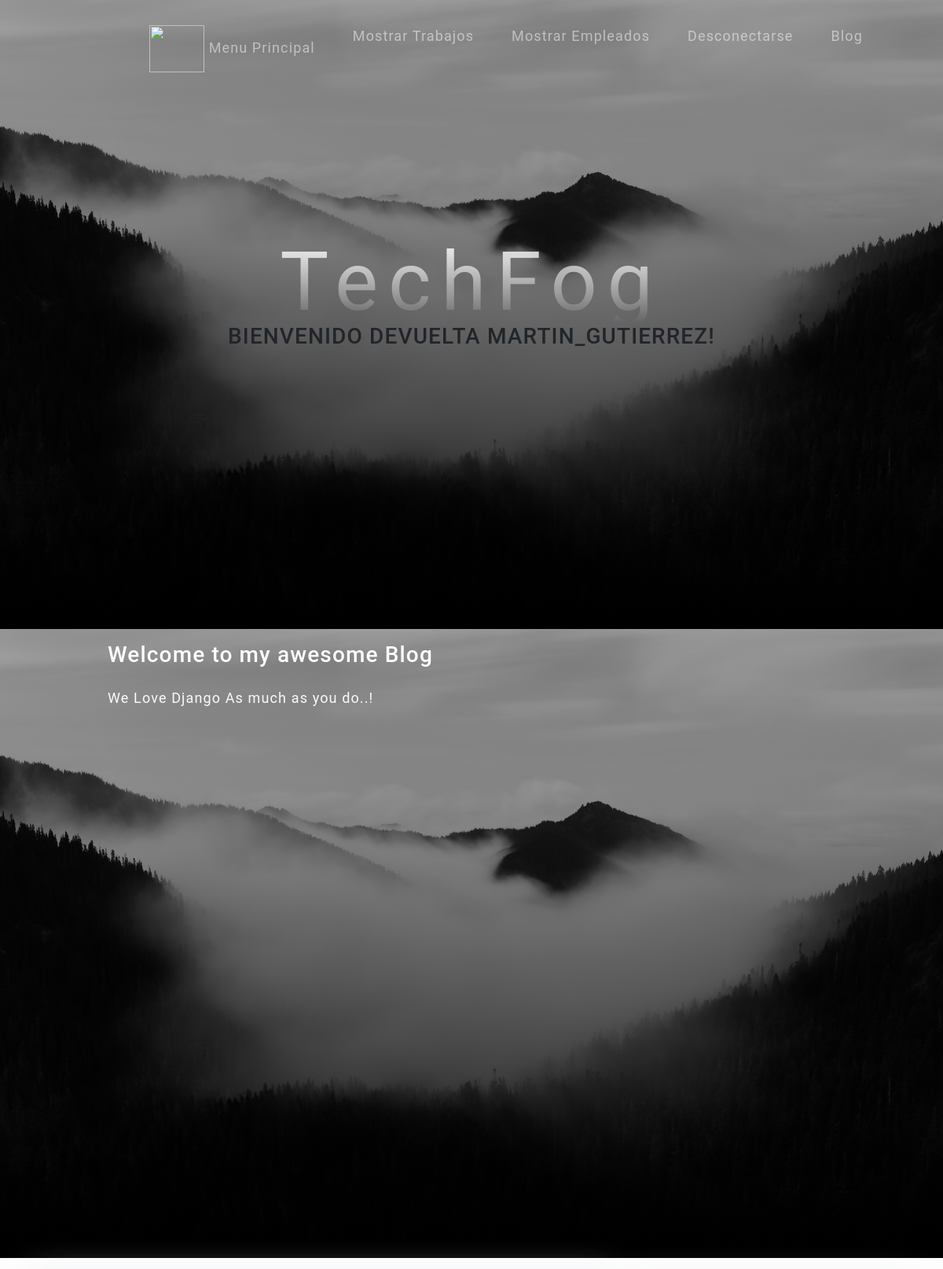
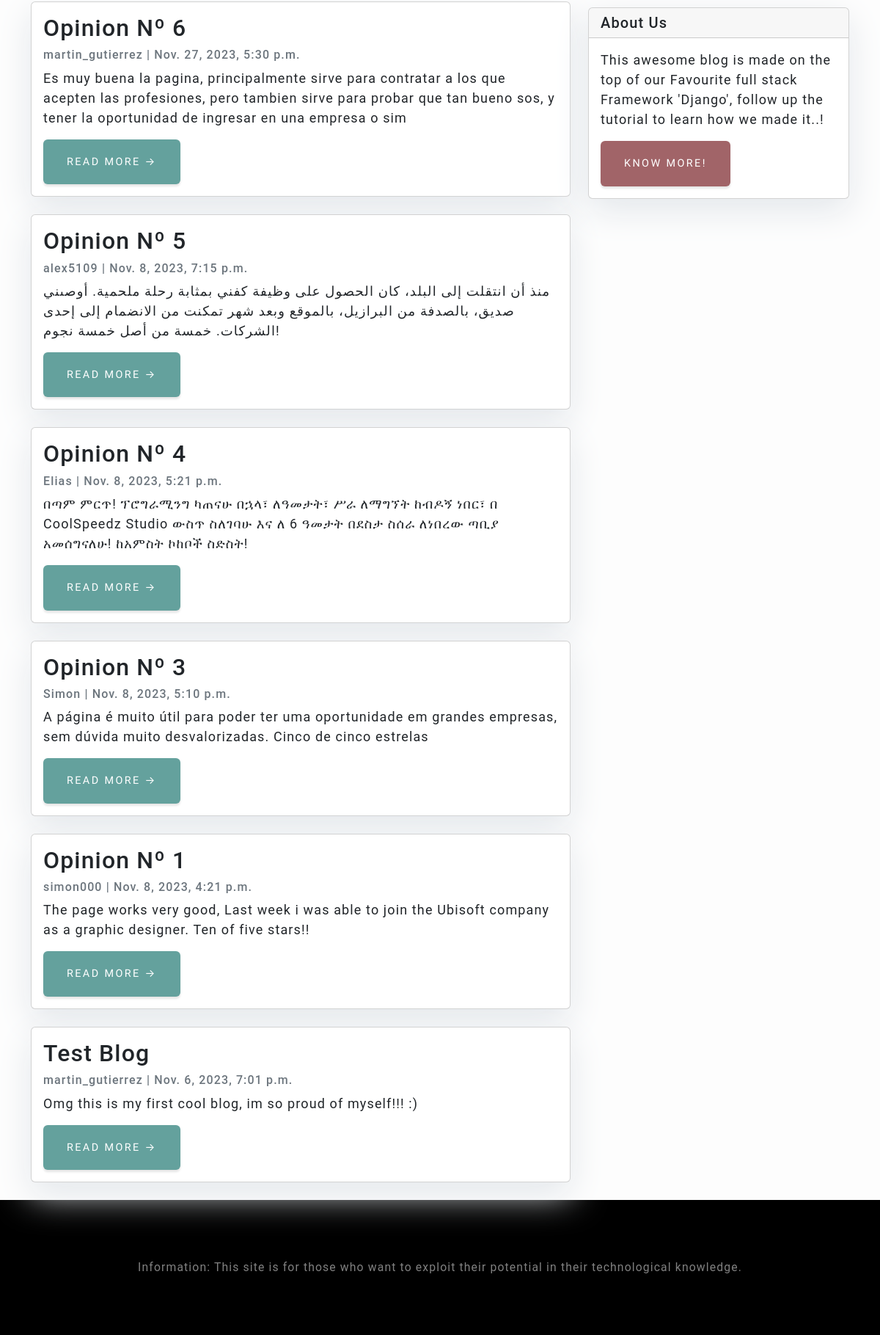
/miblog/blog/ (signed in), run on the app's committed database (2 pictures, top to bottom).
### miblog/models.py (models this page shows, shortened)
class Post(models.Model):
    title = models.CharField(max_length=200, unique=True)
    slug = models.SlugField(max_length=200, unique=True)
    author = models.ForeignKey(User, on_delete= models.CASCADE,related_name='blog_posts')
    updated_on = models.DateTimeField(auto_now= True)
    content = models.TextField()
    created_on = models.DateTimeField(auto_now_add=True)
    status = models.IntegerField(choices=STATUS, default=0)
    class Meta:
        ordering = ['-created_on']

### miblog/views.py (the view)
# urls.py: path('blog/', views.PostList.as_view(), name='miblog-index'),
class PostList(generic.ListView):
    queryset = Post.objects.filter(status=1).order_by('-created_on')
    template_name = 'miblog/index.html'

### miblog/Templates/miblog/index.html (shortened to what this page needs)
{% extends "miblog/base.html" %}
{% block codigo_fatal2 %}
<header class="masthead">
    <div class="container">
        <div class="row">
            <div class=" col-md-8 col-md-10 mx-auto">
                <div class="site-heading">
                    <h3 class=" site-heading my-4 mt-3 text-white"> Welcome to my awesome Blog </h3>
                    <p class="text-light">We Love Django As much as you do..! &nbsp
                    </p>
                </div>
            </div>
        </div>
    </div>
</header>
<div class="container">
    <div class="row">
        <div class="col-md-8 mt-3 left">
            {% for post in post_list %}
            <div class="card mb-4">
                <div class="card-body">
                    <h2 class="card-title">{{ post.title }}</h2>
                    <p class="card-text text-muted h6">{{ post.author }} | {{ post.created_on}} </p>
                    <p class="card-text">{{post.content|slice:":200" }}</p>
                    <a href="{% url 'post_detail' post.slug  %}" class="btn btn-primary">Read More &rarr;</a>
                </div>
            </div>
            {% endfor %}
        </div>
        {% block sidebar %}
            {% include 'miblog/sidebar.html' %}
        {% endblock sidebar %}
    </div>
</div>
{%endblock%}

### MiApp2/Templates/MiApp2/index.html (shortened to what this page needs)
<!DOCTYPE html>
<html lang="en">
    <head>
        {% load static %}
        <link href={% static 'MiApp2/css/styles.css' %} rel="stylesheet" />
    </head>
    <body id="page-top">
        <nav class="navbar navbar-expand-lg navbar-light fixed-top" id="mainNav">
            <div class="container px-4 px-lg-5">
                <div class="collapse navbar-collapse" id="navbarResponsive">
                    <ul class="navbar-nav ms-auto">
                        <li class="nav-item"><a class="nav-link" href="{% url 'Inicio' %}"> <img src="{{avatar}}" height=60 width=70 /> Menu Principal</a>
                        {% if request.user.is_authenticated %}
                        <li class="nav-item"><a class="nav-link" href="{% url 'Mostrar Trabajo' %}">Mostrar Trabajos</a>
                        <li class="nav-item"><a class="nav-link" href="{% url 'Mostrar Empleados' %}"> Mostrar Empleados</a>
                        <li class="nav-item"><a class="nav-link" href="{% url 'Logout' %}"> Desconectarse</a>
                        {% else %}
                        <li class="nav-item"><a class="nav-link" href="{% url 'Login' %}"> Iniciar</a>
                        <li class="nav-item"><a class="nav-link" href="{% url 'Register' %}"> Registrarse</a>
                        {% endif %}
                        <li class="nav-item"><a class="nav-link" href="{% url 'miblog-index' %}"> Blog</a>
                    </ul>
                </div>
            </div>
        </nav>
        <header class="masthead">
            <div class="container px-4 px-lg-5 d-flex h-100 align-items-center justify-content-center">
                <div class="d-flex justify-content-center">
                    <div class="text-center">
                        <h1 class="mx-auto my-0 text-lower case">TechFog</h1>
                        {% if request.user.is_authenticated %}
                        <h3 class="mx-auto my-0 text-uppercase"> Bienvenido Devuelta {{user.username}}!</h3>
                        <div class="text-center">
                        {% else %}
                            <h3 class="mx-auto my-0 text-lower case">¡Hola Desconocido!</h3>
                        {% endif %}
                    </div>
                </div>
            </div>
        </header>
        {% block codigo_fatal2 %} {% endblock %}
        <footer class="footer bg-black small text-center text-white-50"><div class="container px-4 px-lg-5">
            Information: This site is for those who want to exploit their potential in their technological knowledge.</div></footer>
    </body>
</html>

### miblog/Templates/miblog/index.html (style rules this page uses)
body { font-family: "Roboto", sans-serif; font-size: 18px; background-color: #fdfdfd; }
.card { box-shadow: 0 16px 48px #E3E7EB; }

### miblog/Templates/miblog/sidebar.html (style rules this page uses)
.card { box-shadow: 0 16px 48px #E3E7EB; }

### data on the page
Post: title "Opinion Nº 6", author "martin_gutierrez", created_on "Nov. 27, 2023, 5:30 p.m.", content "Es muy buena la pagina, principalmente sirve para contratar a los que acepten las profesiones, pero tambien sirve para probar que tan bueno sos, y tener la oportunidad de ingresar en una empresa o sim"
Post: title "Opinion Nº 5", author "alex5109", created_on "Nov. 8, 2023, 7:15 p.m.", content "منذ أن انتقلت إلى البلد، كان الحصول على وظيفة كفني بمثابة رحلة ملحمية. أوصىني صديق، بالصدفة من البرازيل، بالموقع وبعد شهر تمكنت من الانضمام إلى إحدى الشركات. خمسة من أصل خمسة نجوم!"
Post: title "Opinion Nº 4", author "Elias", created_on "Nov. 8, 2023, 5:21 p.m.", content "በጣም ምርጥ! ፕሮግራሚንግ ካጠናሁ በኋላ፣ ለዓመታት፣ ሥራ ለማግኘት ከብዶኝ ነበር፣ በ CoolSpeedz Studio ውስጥ ስለገባሁ እና ለ 6 ዓመታት በደስታ ስሰራ ለነበረው ጣቢያ አመሰግናለሁ! ከአምስት ኮከቦች ስድስት!"
Post: title "Opinion Nº 3", author "Simon", created_on "Nov. 8, 2023, 5:10 p.m.", content "A página é muito útil para poder ter uma oportunidade em grandes empresas, sem dúvida muito desvalorizadas. Cinco de cinco estrelas"
Post: title "Opinion Nº 1", author "simon000", created_on "Nov. 8, 2023, 4:21 p.m.", content "The page works very good, Last week i was able to join the Ubisoft company as a graphic designer. Ten of five stars!!"
Post: title "Test Blog", author "martin_gutierrez", created_on "Nov. 6, 2023, 7:01 p.m.", content "Omg this is my first cool blog, im so proud of myself!!! :)"

### other printed values
{{ user.username }} "MARTIN_GUTIERREZ"
